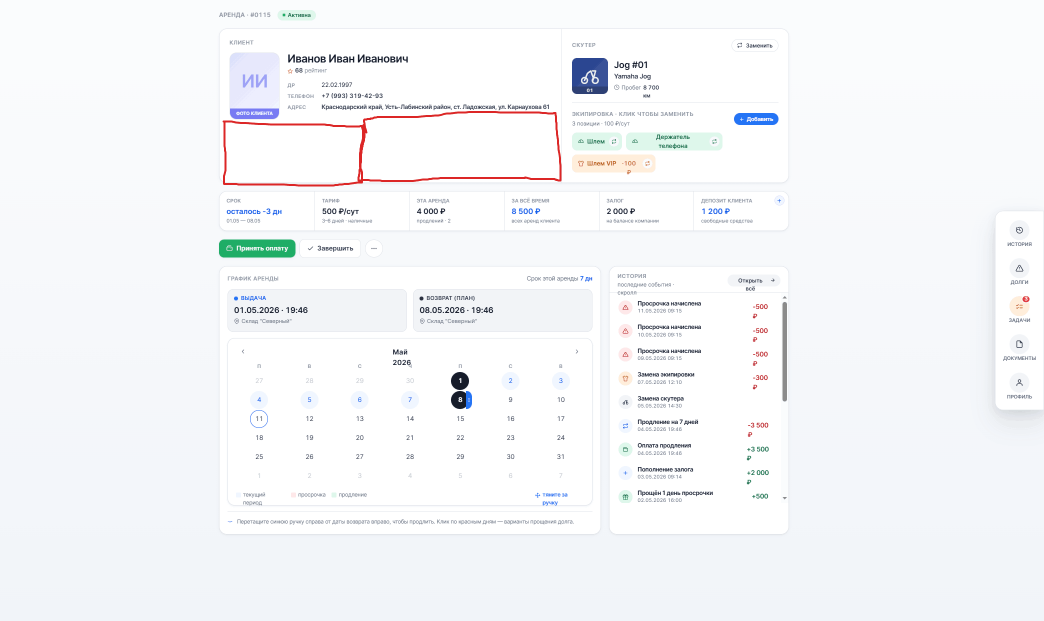
#> input picture design/claude-design/Hulk Bike CRM/uploads/draw-53eba9f6-a0a1-4036-8c45-4663aeeffe1c.png, 2088 x 1241 px, given in place of draw-53eba9f6-a0a1-4036-8c45-4663aeeffe1c.png.jpg, which was not available (shown at 1/2 size)
$ python -i release-frames-2.0-square.py   (imports and definitions only)
#> lines starting #> are read from the running program, lines starting #| are printed output that depends on the picture; pictures that were not available may be replaced by others from this repository, and a replacement may not be noted
"""
Кадры слайдов 2.0 для компьютера — весь снимок в квадрате (16.09, заказчик:
«видно ли там всё»). Медиа слайда почти квадратное (711×736 на 1440×900,
685×660 на 1366×768), а снимки 2.0 — 3:2: при заполнении обрезалась правая
часть экрана. Теперь снимок целиком на размытом фоне самого себя; детали —
кнопкой «Крупно» (там исходные кадры).

    python scripts/shots/release-frames-2.0-square.py
"""
from pathlib import Path

from PIL import Image, ImageFilter

ROOT = Path(__file__).resolve().parents[2]
DIR = ROOT / "apps/web/public/release/2.0"
SIDE = 1350


def square(name: str) -> None:
    im = Image.open(DIR / f"{name}.jpg").convert("RGB")
#> im is the input picture: PIL image 2088x1241 RGB; mean R, G, B 245.2, 246.6, 248.8
    k = min(SIDE / im.width, SIDE / im.height)
#> k = 0.647
    fg = im.resize((round(im.width * k), round(im.height * k)), Image.LANCZOS)
    kb = max(SIDE / im.width, SIDE / im.height)
#> kb = 1.09
    bg = im.resize((round(im.width * kb), round(im.height * kb)), Image.LANCZOS)
    left = (bg.width - SIDE) // 2
#> left = 460
    top = (bg.height - SIDE) // 2
#> top = 0
    bg = bg.crop((left, top, left + SIDE, top + SIDE)).filter(ImageFilter.GaussianBlur(28))
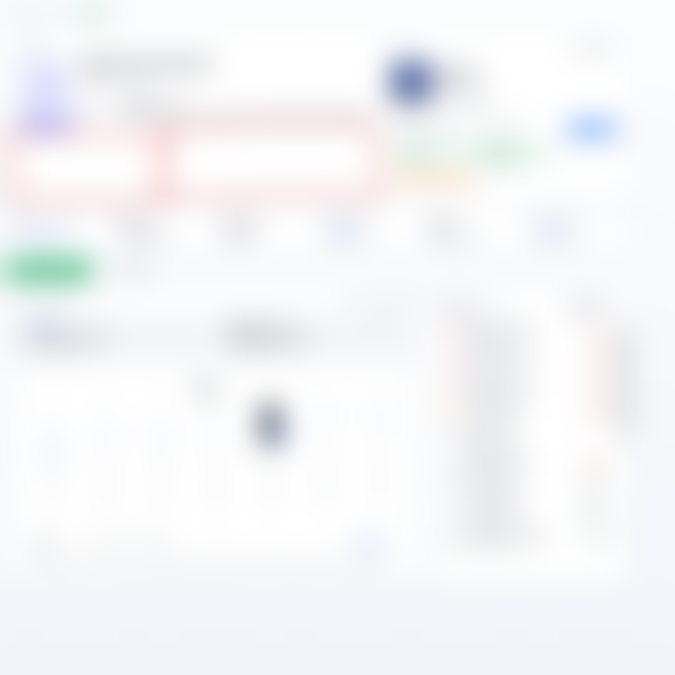
#> bg: PIL image 1350x1350 RGB (shown at 1/2 size); mean R, G, B 244.6, 245.6, 247.5
    bg = Image.blend(bg, Image.new("RGB", bg.size, (40, 46, 60)), 0.35)
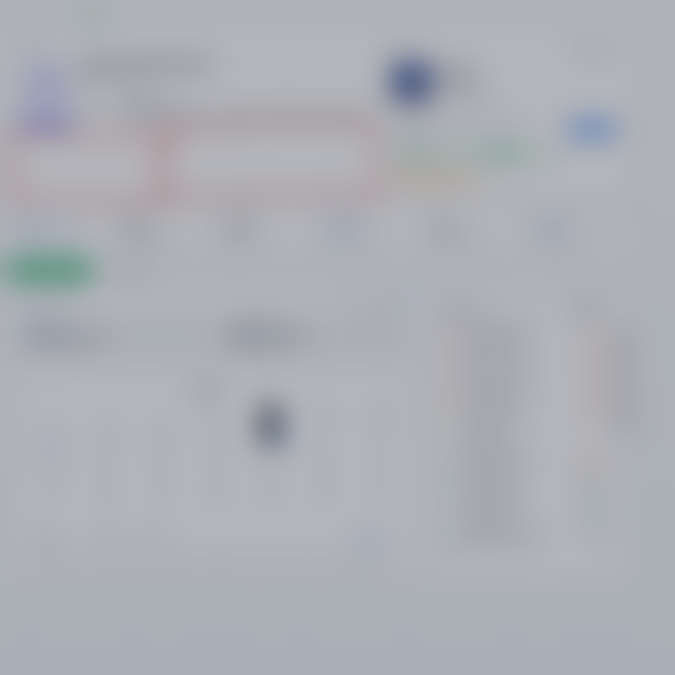
#> bg: PIL image 1350x1350 RGB (shown at 1/2 size); mean R, G, B 172.5, 175.2, 181.4
    bg.paste(fg, ((SIDE - fg.width) // 2, (SIDE - fg.height) // 2))
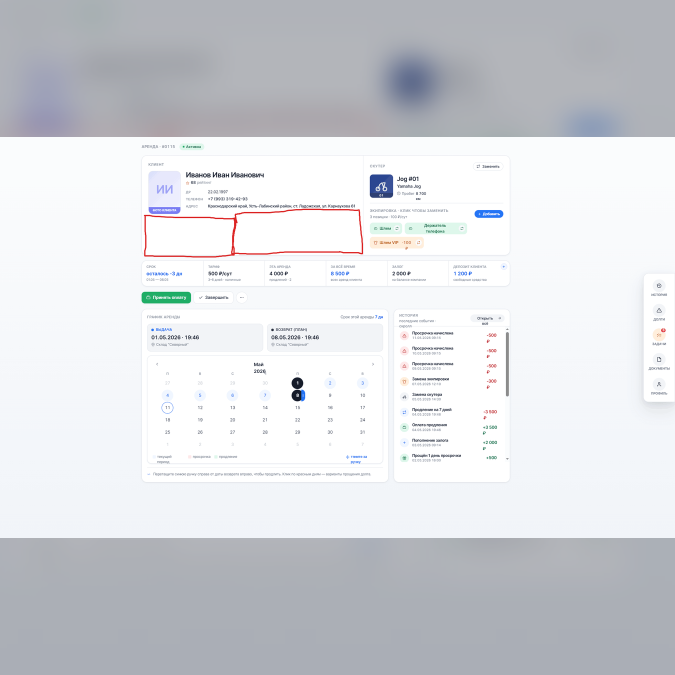
#> bg: PIL image 1350x1350 RGB (shown at 1/2 size); mean R, G, B 215.2, 217.3, 221.5
    bg.save(DIR / f"{name}-sq.jpg", quality=84, optimize=True)
    print(f"{name}-sq", bg.size, "снимок", fg.size)
#| ../../design/claude-design/Hulk Bike CRM/uploads/draw-53eba9f6-a0a1-4036-8c45-4663aeeffe1c.png-sq (1350, 1350) снимок (1350, 802)


# [2 lines not run here, left out]

>>> result = square('../../design/claude-design/Hulk Bike CRM/uploads/draw-53eba9f6-a0a1-4036-8c45-4663aeeffe1c.png')

$ run again, on design/claude-design/Hulk Bike CRM/uploads/draw-606c2d8e-8add-4c6e-95df-12f1666bfb72.png
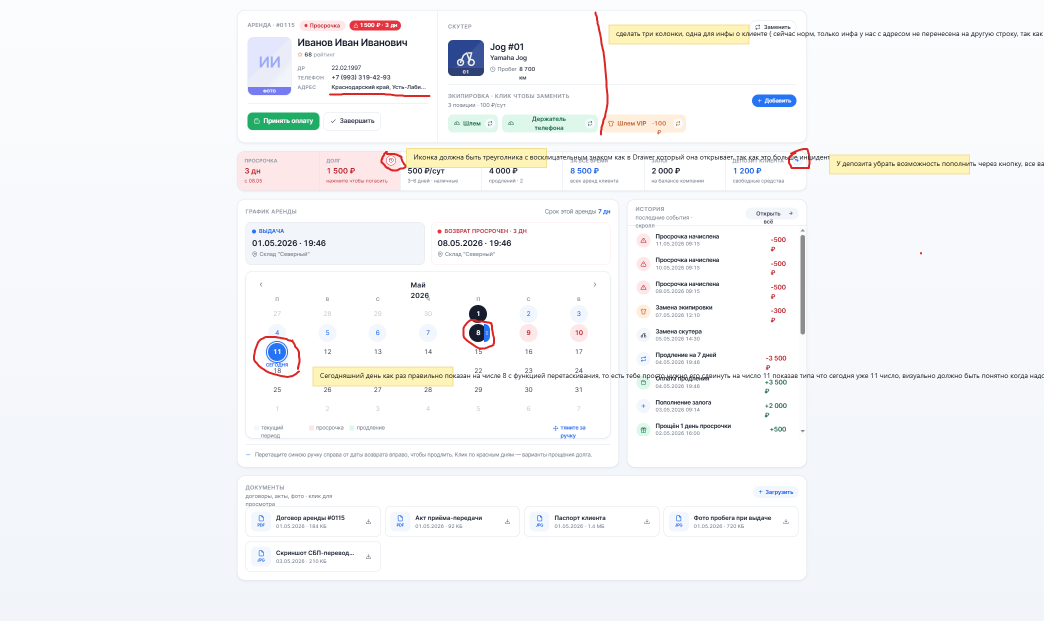
#> input picture design/claude-design/Hulk Bike CRM/uploads/draw-606c2d8e-8add-4c6e-95df-12f1666bfb72.png, 2088 x 1241 px, given in place of draw-606c2d8e-8add-4c6e-95df-12f1666bfb72.png.jpg, which was not available (shown at 1/2 size)
#> in square, im is the input picture: PIL image 2088x1241 RGB; mean R, G, B 245.1, 245.8, 247
#> in square, `bg = Image.blend(bg, Image.new("RGB", bg.size, (40, 46, 60)), 0.35)`:
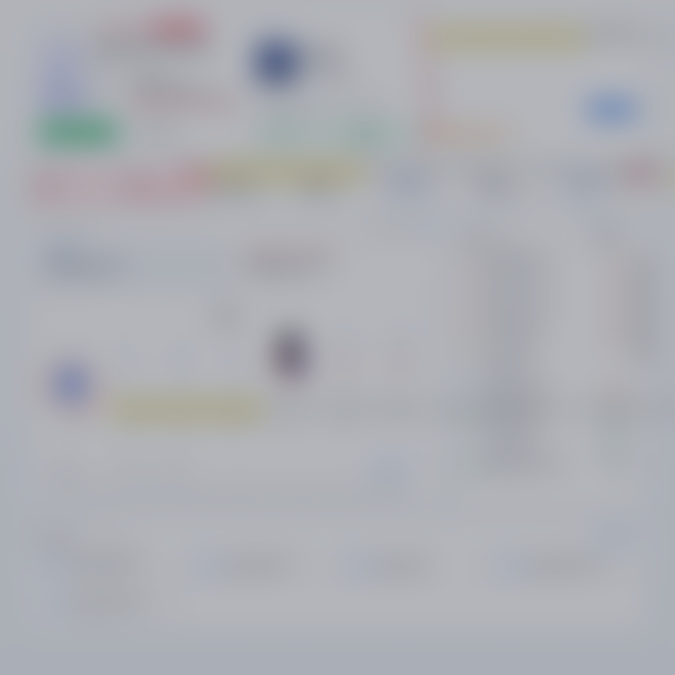
#> bg: PIL image 1350x1350 RGB (shown at 1/2 size); mean R, G, B 172.5, 174.6, 179.8
#> in square, `bg.paste(fg, ((SIDE - fg.width) // 2, (SIDE - fg.height) // 2))`:
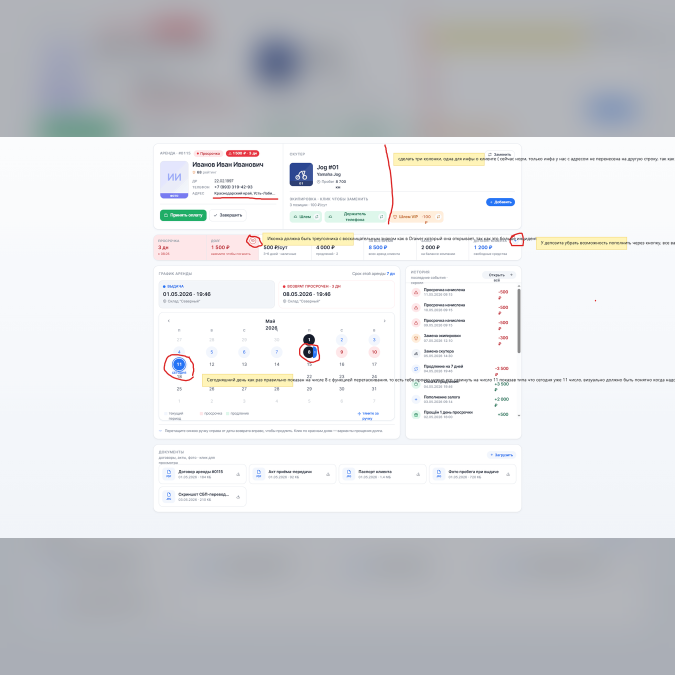
#> bg: PIL image 1350x1350 RGB (shown at 1/2 size); mean R, G, B 215.2, 216.7, 219.8
#| ../../design/claude-design/Hulk Bike CRM/uploads/draw-606c2d8e-8add-4c6e-95df-12f1666bfb72.png-sq (1350, 1350) снимок (1350, 802)

$ run again, on design/claude-design/Hulk Bike CRM/uploads/draw-8c53cb8b-1dbf-4565-ac43-57c6d6052587.png
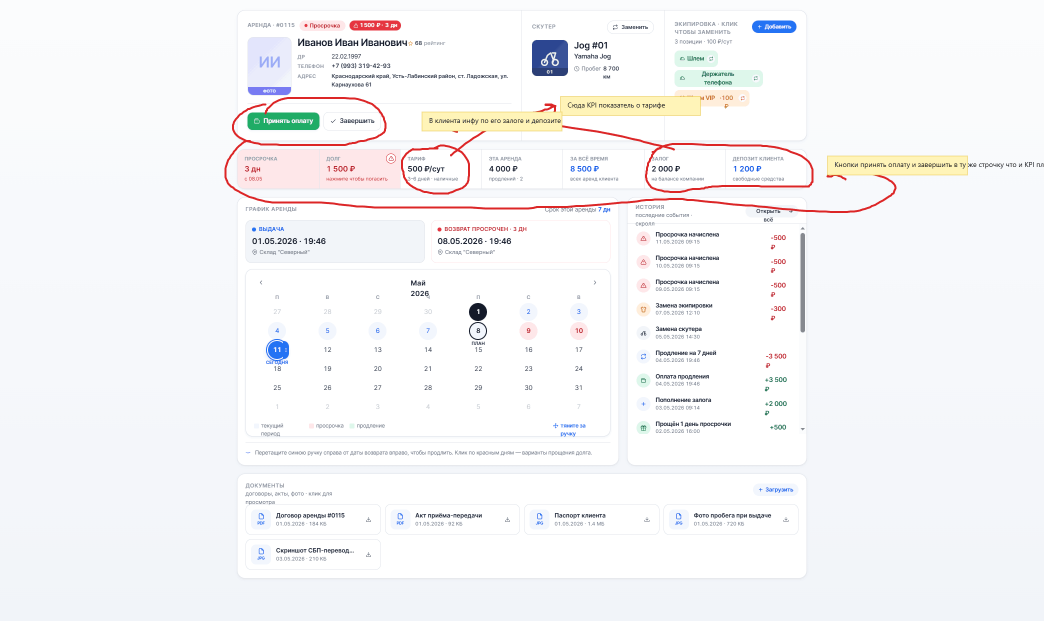
#> input picture design/claude-design/Hulk Bike CRM/uploads/draw-8c53cb8b-1dbf-4565-ac43-57c6d6052587.png, 2088 x 1241 px, given in place of draw-8c53cb8b-1dbf-4565-ac43-57c6d6052587.png.jpg, which was not available (shown at 1/2 size)
#> in square, im is the input picture: PIL image 2088x1241 RGB; mean R, G, B 245.6, 245.6, 247
#> in square, `bg = Image.blend(bg, Image.new("RGB", bg.size, (40, 46, 60)), 0.35)`:
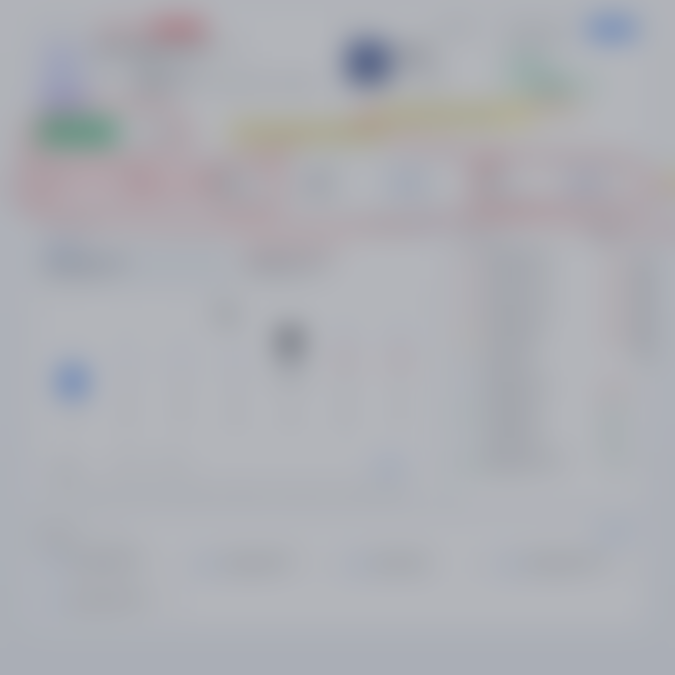
#> bg: PIL image 1350x1350 RGB (shown at 1/2 size); mean R, G, B 172.8, 174.2, 179.7
#> in square, `bg.paste(fg, ((SIDE - fg.width) // 2, (SIDE - fg.height) // 2))`:
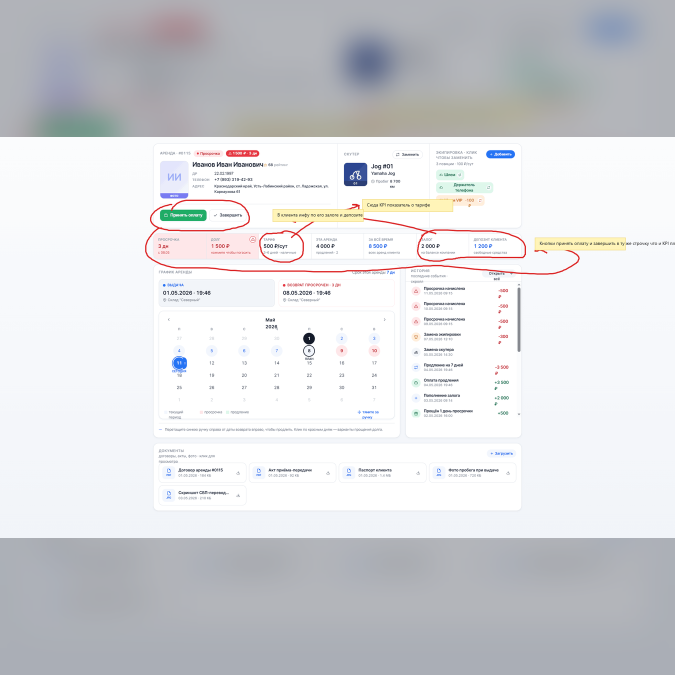
#> bg: PIL image 1350x1350 RGB (shown at 1/2 size); mean R, G, B 215.3, 216.4, 219.5
#| ../../design/claude-design/Hulk Bike CRM/uploads/draw-8c53cb8b-1dbf-4565-ac43-57c6d6052587.png-sq (1350, 1350) снимок (1350, 802)
